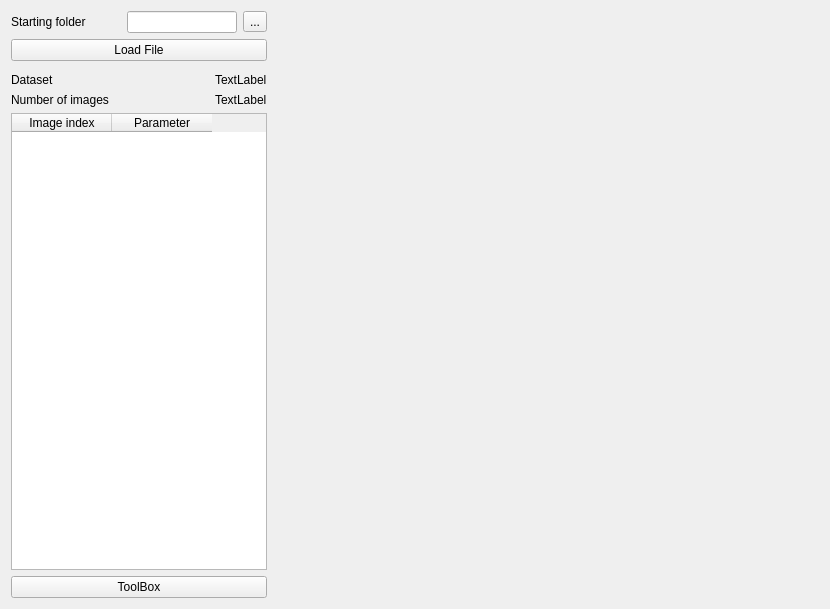
<?xml version="1.0" encoding="UTF-8"?>
<ui version="4.0">
 <class>VMI_panel</class>
 <widget class="QWidget" name="VMI_panel">
  <property name="enabled">
   <bool>true</bool>
  </property>
  <property name="geometry">
   <rect>
    <x>0</x>
    <y>0</y>
    <width>830</width>
    <height>609</height>
   </rect>
  </property>
  <property name="sizePolicy">
   <sizepolicy hsizetype="Minimum" vsizetype="Minimum">
    <horstretch>0</horstretch>
    <verstretch>0</verstretch>
   </sizepolicy>
  </property>
  <property name="minimumSize">
   <size>
    <width>0</width>
    <height>0</height>
   </size>
  </property>
  <property name="windowTitle">
   <string>Form</string>
  </property>
  <layout class="QHBoxLayout" name="horizontalLayout_3">
   <item>
    <layout class="QVBoxLayout" name="verticalLayout">
     <item>
      <layout class="QHBoxLayout" name="horizontalLayout_5">
       <item>
        <widget class="QLabel" name="label">
         <property name="sizePolicy">
          <sizepolicy hsizetype="Preferred" vsizetype="Preferred">
           <horstretch>0</horstretch>
           <verstretch>0</verstretch>
          </sizepolicy>
         </property>
         <property name="text">
          <string>Starting folder</string>
         </property>
        </widget>
       </item>
       <item>
        <widget class="QLineEdit" name="folderBase_lineEdit">
         <property name="sizePolicy">
          <sizepolicy hsizetype="Minimum" vsizetype="Fixed">
           <horstretch>0</horstretch>
           <verstretch>0</verstretch>
          </sizepolicy>
         </property>
         <property name="toolTip">
          <string>&lt;html&gt;&lt;head/&gt;&lt;body&gt;&lt;p&gt;Use this folder as the base folder when loading data&lt;/p&gt;&lt;/body&gt;&lt;/html&gt;</string>
         </property>
        </widget>
       </item>
       <item>
        <widget class="QToolButton" name="folderSelection_toolButton">
         <property name="text">
          <string>...</string>
         </property>
        </widget>
       </item>
      </layout>
     </item>
     <item>
      <widget class="QPushButton" name="loadFile_button">
       <property name="text">
        <string>Load File</string>
       </property>
      </widget>
     </item>
     <item>
      <widget class="ParameterTree" name="settings_parameterTree" native="true">
       <property name="sizePolicy">
        <sizepolicy hsizetype="Preferred" vsizetype="Preferred">
         <horstretch>0</horstretch>
         <verstretch>0</verstretch>
        </sizepolicy>
       </property>
      </widget>
     </item>
     <item>
      <layout class="QHBoxLayout" name="horizontalLayout">
       <property name="sizeConstraint">
        <enum>QLayout::SetMinimumSize</enum>
       </property>
       <item>
        <widget class="QLabel" name="dataset_label">
         <property name="text">
          <string>Dataset</string>
         </property>
        </widget>
       </item>
       <item>
        <widget class="QLabel" name="datasetSel_label">
         <property name="sizePolicy">
          <sizepolicy hsizetype="Fixed" vsizetype="Preferred">
           <horstretch>0</horstretch>
           <verstretch>0</verstretch>
          </sizepolicy>
         </property>
         <property name="text">
          <string>TextLabel</string>
         </property>
        </widget>
       </item>
      </layout>
     </item>
     <item>
      <layout class="QHBoxLayout" name="horizontalLayout_2">
       <item>
        <widget class="QLabel" name="imageNumber_label">
         <property name="sizePolicy">
          <sizepolicy hsizetype="Preferred" vsizetype="Preferred">
           <horstretch>0</horstretch>
           <verstretch>0</verstretch>
          </sizepolicy>
         </property>
         <property name="text">
          <string>Number of images</string>
         </property>
        </widget>
       </item>
       <item>
        <widget class="QLabel" name="imageNumber_value">
         <property name="sizePolicy">
          <sizepolicy hsizetype="Fixed" vsizetype="Preferred">
           <horstretch>0</horstretch>
           <verstretch>0</verstretch>
          </sizepolicy>
         </property>
         <property name="text">
          <string>TextLabel</string>
         </property>
        </widget>
       </item>
      </layout>
     </item>
     <item>
      <widget class="imageSelectionTableWidget" name="image_tableWidget">
       <property name="enabled">
        <bool>true</bool>
       </property>
       <property name="sizePolicy">
        <sizepolicy hsizetype="Preferred" vsizetype="Expanding">
         <horstretch>0</horstretch>
         <verstretch>0</verstretch>
        </sizepolicy>
       </property>
       <property name="selectionBehavior">
        <enum>QAbstractItemView::SelectRows</enum>
       </property>
       <attribute name="horizontalHeaderVisible">
        <bool>true</bool>
       </attribute>
       <attribute name="verticalHeaderVisible">
        <bool>false</bool>
       </attribute>
       <column>
        <property name="text">
         <string>Image index</string>
        </property>
       </column>
       <column>
        <property name="text">
         <string>Parameter</string>
        </property>
       </column>
      </widget>
     </item>
     <item>
      <widget class="QPushButton" name="ApplyButton">
       <property name="text">
        <string>ToolBox</string>
       </property>
      </widget>
     </item>
    </layout>
   </item>
   <item>
    <widget class="Viewer2DWidget" name="imageViewer" native="true">
     <property name="sizePolicy">
      <sizepolicy hsizetype="Expanding" vsizetype="Expanding">
       <horstretch>0</horstretch>
       <verstretch>0</verstretch>
      </sizepolicy>
     </property>
    </widget>
   </item>
  </layout>
 </widget>
 <customwidgets>
  <customwidget>
   <class>ParameterTree</class>
   <extends>QWidget</extends>
   <header>pyqtgraph.parametertree</header>
   <container>1</container>
  </customwidget>
  <customwidget>
   <class>Viewer2DWidget</class>
   <extends>QWidget</extends>
   <header>viewer2D_widget</header>
   <container>1</container>
  </customwidget>
  <customwidget>
   <class>imageSelectionTableWidget</class>
   <extends>QTableWidget</extends>
   <header>CustomTableWidget</header>
  </customwidget>
 </customwidgets>
 <resources/>
 <connections/>
</ui>
